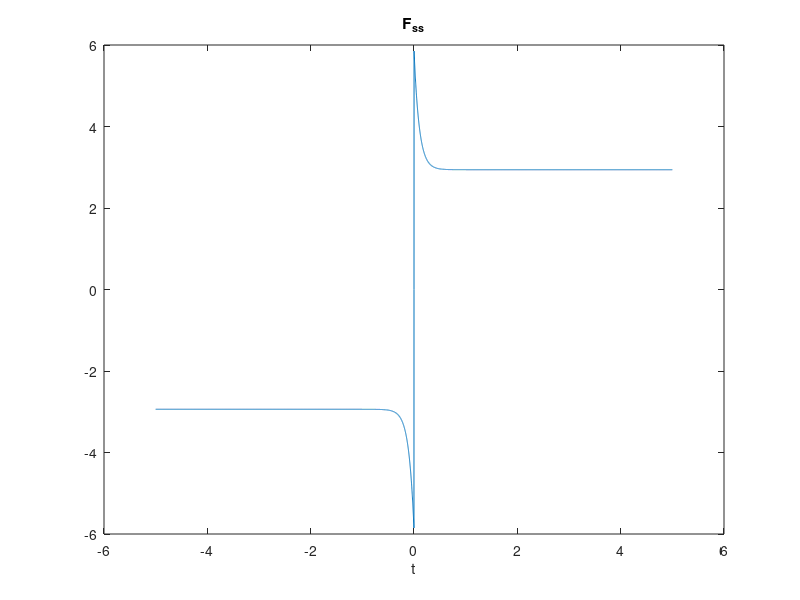

Recreate this plot in MATLAB.
%LuGre model parameters
m=1;
k=2;
alpha=1;
sigma0=2900;%3.9e4;
sigma1=107;%395;
sigma2=0;
Fc=2.94;
Fs=5.88;
vs=0.1;%0.01;

g=@(v)(Fc+(Fs-Fc)*exp((-abs(v/vs)).^alpha));
f=@(v)sigma2*v;
Fss=@(v)g(v).*sign(v)+f(v);

t=-5:0.001:5;
plot(t,Fss(t))
xlabel('t')
title('F_{ss}')


%%
Ac=[0 1; 0 0];
Bc=[0;1];
Kstfb=[place(Ac,Bc,[-35,-30]),0]